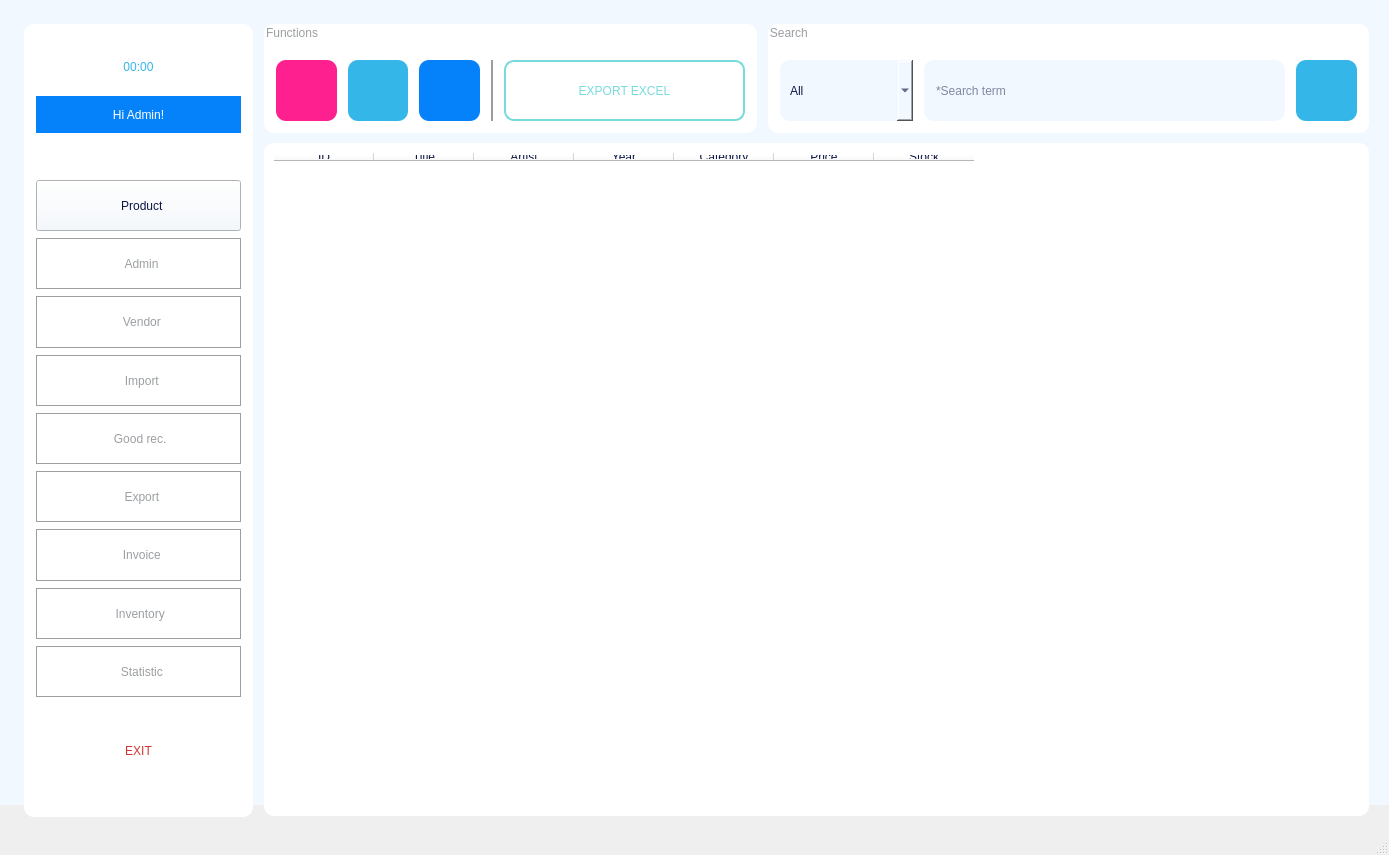
<?xml version="1.0" encoding="UTF-8"?>
<ui version="4.0">
 <class>MainWindowProduct</class>
 <widget class="QMainWindow" name="MainWindowProduct">
  <property name="geometry">
   <rect>
    <x>0</x>
    <y>0</y>
    <width>1389</width>
    <height>855</height>
   </rect>
  </property>
  <property name="maximumSize">
   <size>
    <width>1920</width>
    <height>1080</height>
   </size>
  </property>
  <property name="focusPolicy">
   <enum>Qt::NoFocus</enum>
  </property>
  <property name="windowTitle">
   <string>Product</string>
  </property>
  <property name="autoFillBackground">
   <bool>false</bool>
  </property>
  <property name="toolButtonStyle">
   <enum>Qt::ToolButtonTextUnderIcon</enum>
  </property>
  <property name="animated">
   <bool>false</bool>
  </property>
  <widget class="QWidget" name="centralwidget">
   <widget class="QLabel" name="label">
    <property name="geometry">
     <rect>
      <x>24</x>
      <y>24</y>
      <width>229</width>
      <height>793</height>
     </rect>
    </property>
    <property name="styleSheet">
     <string notr="true">border-radius: 10px;
background-color: rgb(255, 255, 255);</string>
    </property>
    <property name="text">
     <string/>
    </property>
   </widget>
   <widget class="QWidget" name="verticalLayoutWidget">
    <property name="geometry">
     <rect>
      <x>36</x>
      <y>180</y>
      <width>205</width>
      <height>517</height>
     </rect>
    </property>
    <layout class="QVBoxLayout" name="verticalLayout">
     <property name="spacing">
      <number>7</number>
     </property>
     <item>
      <widget class="QPushButton" name="pushButtonProduct">
       <property name="maximumSize">
        <size>
         <width>16777215</width>
         <height>60</height>
        </size>
       </property>
       <property name="toolTipDuration">
        <number>-1</number>
       </property>
       <property name="layoutDirection">
        <enum>Qt::LeftToRight</enum>
       </property>
       <property name="autoFillBackground">
        <bool>false</bool>
       </property>
       <property name="styleSheet">
        <string notr="true">font: 63 12pt &quot;Montserrat SemiBold&quot;;
color: rgb(14, 23, 67);
background-color: rgb(242, 248, 255)</string>
       </property>
       <property name="text">
        <string>  Product</string>
       </property>
       <property name="icon">
        <iconset>
         <normaloff>../../RESOURCE/ICON/album.png</normaloff>../../RESOURCE/ICON/album.png</iconset>
       </property>
       <property name="iconSize">
        <size>
         <width>32</width>
         <height>32</height>
        </size>
       </property>
      </widget>
     </item>
     <item>
      <widget class="QPushButton" name="pushButtonAdmin">
       <property name="maximumSize">
        <size>
         <width>16777215</width>
         <height>60</height>
        </size>
       </property>
       <property name="toolTipDuration">
        <number>-1</number>
       </property>
       <property name="layoutDirection">
        <enum>Qt::LeftToRight</enum>
       </property>
       <property name="autoFillBackground">
        <bool>false</bool>
       </property>
       <property name="styleSheet">
        <string notr="true">font: 63 12pt &quot;Montserrat SemiBold&quot;;
background-color: rgb(255, 255, 255);
border: 1px solid #9b9fa2;
color: rgb(155, 159, 162);</string>
       </property>
       <property name="text">
        <string>  Admin</string>
       </property>
       <property name="icon">
        <iconset>
         <normaloff>../../RESOURCE/ICON/adm2.png</normaloff>../../RESOURCE/ICON/adm2.png</iconset>
       </property>
       <property name="iconSize">
        <size>
         <width>35</width>
         <height>35</height>
        </size>
       </property>
      </widget>
     </item>
     <item>
      <widget class="QPushButton" name="pushButtonVendor">
       <property name="maximumSize">
        <size>
         <width>16777215</width>
         <height>60</height>
        </size>
       </property>
       <property name="toolTipDuration">
        <number>-1</number>
       </property>
       <property name="layoutDirection">
        <enum>Qt::LeftToRight</enum>
       </property>
       <property name="autoFillBackground">
        <bool>false</bool>
       </property>
       <property name="styleSheet">
        <string notr="true">font: 63 12pt &quot;Montserrat SemiBold&quot;;
background-color: rgb(255, 255, 255);
border: 1px solid #9b9fa2;
color: rgb(155, 159, 162);</string>
       </property>
       <property name="text">
        <string>  Vendor</string>
       </property>
       <property name="icon">
        <iconset>
         <normaloff>../../RESOURCE/ICON/vendor1.png</normaloff>../../RESOURCE/ICON/vendor1.png</iconset>
       </property>
       <property name="iconSize">
        <size>
         <width>32</width>
         <height>32</height>
        </size>
       </property>
      </widget>
     </item>
     <item>
      <widget class="QPushButton" name="pushButtonImport">
       <property name="maximumSize">
        <size>
         <width>16777215</width>
         <height>60</height>
        </size>
       </property>
       <property name="contextMenuPolicy">
        <enum>Qt::DefaultContextMenu</enum>
       </property>
       <property name="toolTipDuration">
        <number>0</number>
       </property>
       <property name="layoutDirection">
        <enum>Qt::LeftToRight</enum>
       </property>
       <property name="autoFillBackground">
        <bool>false</bool>
       </property>
       <property name="styleSheet">
        <string notr="true">font: 63 12pt &quot;Montserrat SemiBold&quot;;
background-color: rgb(255, 255, 255);
border: 1px solid #9b9fa2;
color: rgb(155, 159, 162);</string>
       </property>
       <property name="text">
        <string>  Import</string>
       </property>
       <property name="icon">
        <iconset>
         <normaloff>../../RESOURCE/ICON/import.png</normaloff>../../RESOURCE/ICON/import.png</iconset>
       </property>
       <property name="iconSize">
        <size>
         <width>30</width>
         <height>30</height>
        </size>
       </property>
      </widget>
     </item>
     <item>
      <widget class="QPushButton" name="pushButtonReceipt">
       <property name="maximumSize">
        <size>
         <width>16777215</width>
         <height>60</height>
        </size>
       </property>
       <property name="contextMenuPolicy">
        <enum>Qt::DefaultContextMenu</enum>
       </property>
       <property name="toolTipDuration">
        <number>0</number>
       </property>
       <property name="layoutDirection">
        <enum>Qt::LeftToRight</enum>
       </property>
       <property name="autoFillBackground">
        <bool>false</bool>
       </property>
       <property name="styleSheet">
        <string notr="true">font: 63 12pt &quot;Montserrat SemiBold&quot;;
background-color: rgb(255, 255, 255);
border: 1px solid #9b9fa2;
color: rgb(155, 159, 162);</string>
       </property>
       <property name="text">
        <string> Good rec.</string>
       </property>
       <property name="icon">
        <iconset>
         <normaloff>../../RESOURCE/ICON/doc.png</normaloff>../../RESOURCE/ICON/doc.png</iconset>
       </property>
       <property name="iconSize">
        <size>
         <width>35</width>
         <height>35</height>
        </size>
       </property>
      </widget>
     </item>
     <item>
      <widget class="QPushButton" name="pushButtonExport">
       <property name="maximumSize">
        <size>
         <width>16777215</width>
         <height>60</height>
        </size>
       </property>
       <property name="contextMenuPolicy">
        <enum>Qt::DefaultContextMenu</enum>
       </property>
       <property name="toolTipDuration">
        <number>0</number>
       </property>
       <property name="layoutDirection">
        <enum>Qt::LeftToRight</enum>
       </property>
       <property name="autoFillBackground">
        <bool>false</bool>
       </property>
       <property name="styleSheet">
        <string notr="true">font: 63 12pt &quot;Montserrat SemiBold&quot;;
background-color: rgb(255, 255, 255);
border: 1px solid #9b9fa2;
color: rgb(155, 159, 162);</string>
       </property>
       <property name="text">
        <string>  Export</string>
       </property>
       <property name="icon">
        <iconset>
         <normaloff>../../RESOURCE/ICON/export.png</normaloff>../../RESOURCE/ICON/export.png</iconset>
       </property>
       <property name="iconSize">
        <size>
         <width>30</width>
         <height>30</height>
        </size>
       </property>
      </widget>
     </item>
     <item>
      <widget class="QPushButton" name="pushButtonInvoice">
       <property name="maximumSize">
        <size>
         <width>16777215</width>
         <height>60</height>
        </size>
       </property>
       <property name="contextMenuPolicy">
        <enum>Qt::DefaultContextMenu</enum>
       </property>
       <property name="toolTipDuration">
        <number>0</number>
       </property>
       <property name="layoutDirection">
        <enum>Qt::LeftToRight</enum>
       </property>
       <property name="autoFillBackground">
        <bool>false</bool>
       </property>
       <property name="styleSheet">
        <string notr="true">font: 63 12pt &quot;Montserrat SemiBold&quot;;
background-color: rgb(255, 255, 255);
border: 1px solid #9b9fa2;
color: rgb(155, 159, 162);</string>
       </property>
       <property name="text">
        <string>  Invoice</string>
       </property>
       <property name="icon">
        <iconset>
         <normaloff>../../RESOURCE/ICON/doc.png</normaloff>../../RESOURCE/ICON/doc.png</iconset>
       </property>
       <property name="iconSize">
        <size>
         <width>35</width>
         <height>35</height>
        </size>
       </property>
      </widget>
     </item>
     <item>
      <widget class="QPushButton" name="pushButtonInventory">
       <property name="maximumSize">
        <size>
         <width>16777215</width>
         <height>60</height>
        </size>
       </property>
       <property name="contextMenuPolicy">
        <enum>Qt::DefaultContextMenu</enum>
       </property>
       <property name="toolTipDuration">
        <number>0</number>
       </property>
       <property name="layoutDirection">
        <enum>Qt::LeftToRight</enum>
       </property>
       <property name="autoFillBackground">
        <bool>false</bool>
       </property>
       <property name="styleSheet">
        <string notr="true">font: 63 12pt &quot;Montserrat SemiBold&quot;;
background-color: rgb(255, 255, 255);
border: 1px solid #9b9fa2;
color: rgb(155, 159, 162);</string>
       </property>
       <property name="text">
        <string> Inventory</string>
       </property>
       <property name="icon">
        <iconset>
         <normaloff>../../RESOURCE/ICON/inventory.png</normaloff>../../RESOURCE/ICON/inventory.png</iconset>
       </property>
       <property name="iconSize">
        <size>
         <width>30</width>
         <height>30</height>
        </size>
       </property>
      </widget>
     </item>
     <item>
      <widget class="QPushButton" name="pushButtonStatistic">
       <property name="maximumSize">
        <size>
         <width>16777215</width>
         <height>60</height>
        </size>
       </property>
       <property name="contextMenuPolicy">
        <enum>Qt::DefaultContextMenu</enum>
       </property>
       <property name="toolTipDuration">
        <number>0</number>
       </property>
       <property name="layoutDirection">
        <enum>Qt::LeftToRight</enum>
       </property>
       <property name="autoFillBackground">
        <bool>false</bool>
       </property>
       <property name="styleSheet">
        <string notr="true">font: 63 12pt &quot;Montserrat SemiBold&quot;;
background-color: rgb(255, 255, 255);
border: 1px solid #9b9fa2;
color: rgb(155, 159, 162);</string>
       </property>
       <property name="text">
        <string>  Statistic</string>
       </property>
       <property name="icon">
        <iconset>
         <normaloff>../../RESOURCE/ICON/statis.png</normaloff>../../RESOURCE/ICON/statis.png</iconset>
       </property>
       <property name="iconSize">
        <size>
         <width>32</width>
         <height>32</height>
        </size>
       </property>
      </widget>
     </item>
    </layout>
   </widget>
   <widget class="QGroupBox" name="groupBox">
    <property name="geometry">
     <rect>
      <x>264</x>
      <y>24</y>
      <width>493</width>
      <height>109</height>
     </rect>
    </property>
    <property name="styleSheet">
     <string notr="true">padding: 5px;
border-radius: 10px;
color: rgb(155, 159, 162);
background-color: rgb(255, 255, 255);
font: 25 10pt &quot;Montserrat Light&quot;;</string>
    </property>
    <property name="title">
     <string>Functions</string>
    </property>
    <widget class="QWidget" name="horizontalLayoutWidget">
     <property name="geometry">
      <rect>
       <x>12</x>
       <y>36</y>
       <width>217</width>
       <height>61</height>
      </rect>
     </property>
     <layout class="QHBoxLayout" name="horizontalLayout">
      <property name="spacing">
       <number>11</number>
      </property>
      <item>
       <widget class="QPushButton" name="pushButtonNew">
        <property name="maximumSize">
         <size>
          <width>100</width>
          <height>100</height>
         </size>
        </property>
        <property name="toolTip">
         <string>&lt;html&gt;&lt;head/&gt;&lt;body&gt;&lt;p&gt;&lt;span style=&quot; font-size:12pt; color:#ff2090;&quot;&gt;New&lt;/span&gt;&lt;/p&gt;&lt;/body&gt;&lt;/html&gt;</string>
        </property>
        <property name="toolTipDuration">
         <number>-1</number>
        </property>
        <property name="styleSheet">
         <string notr="true">QPushButton {
    background-color: #FF2090; /* Màu nền mặc định */

    border-radius: 10px; 
    padding: 5px;

}

QPushButton:hover {
    background-color: #FFA2D1; /* Màu khi di chuột */  
}

QPushButton:pressed {
    background-color: #FF2090; /* Màu khi nhấn */
}

QPushButton:focus {
    border: 5px solid #FFA2D1; /* Viền khi nút được focus */ 
}
</string>
        </property>
        <property name="text">
         <string/>
        </property>
        <property name="icon">
         <iconset>
          <normaloff>../../RESOURCE/ICON/new.png</normaloff>../../RESOURCE/ICON/new.png</iconset>
        </property>
        <property name="iconSize">
         <size>
          <width>32</width>
          <height>32</height>
         </size>
        </property>
       </widget>
      </item>
      <item>
       <widget class="QPushButton" name="pushButtonEdit">
        <property name="maximumSize">
         <size>
          <width>100</width>
          <height>100</height>
         </size>
        </property>
        <property name="toolTip">
         <string>&lt;html&gt;&lt;head/&gt;&lt;body&gt;&lt;p&gt;&lt;span style=&quot; font-size:12pt; color:#35b6e8;&quot;&gt;Edit&lt;/span&gt;&lt;/p&gt;&lt;/body&gt;&lt;/html&gt;</string>
        </property>
        <property name="styleSheet">
         <string notr="true">QPushButton {
    background-color: #35B6E8; /* Màu nền mặc định */

    border-radius: 10px; 
    padding: 5px;

}

QPushButton:hover {
    background-color: #A3E3FC; /* Màu khi di chuột */  

}

QPushButton:pressed {
    background-color: #35B6E8; /* Màu khi nhấn */
}

QPushButton:focus {
    border: 5px solid #A3E3FC; /* Viền khi nút được focus */ 
}
</string>
        </property>
        <property name="text">
         <string/>
        </property>
        <property name="icon">
         <iconset>
          <normaloff>../../RESOURCE/ICON/edit.png</normaloff>../../RESOURCE/ICON/edit.png</iconset>
        </property>
        <property name="iconSize">
         <size>
          <width>32</width>
          <height>32</height>
         </size>
        </property>
       </widget>
      </item>
      <item>
       <widget class="QPushButton" name="pushButtonDelete">
        <property name="maximumSize">
         <size>
          <width>100</width>
          <height>100</height>
         </size>
        </property>
        <property name="toolTip">
         <string>&lt;html&gt;&lt;head/&gt;&lt;body&gt;&lt;p&gt;&lt;span style=&quot; font-size:12pt; color:#0581f9;&quot;&gt;Delete&lt;/span&gt;&lt;/p&gt;&lt;/body&gt;&lt;/html&gt;</string>
        </property>
        <property name="styleSheet">
         <string notr="true">QPushButton {
    background-color: #0581F9; /* Màu nền mặc định */

    border-radius: 10px; 
    padding: 5px;

}

QPushButton:hover {
    background-color: #87C4FF; /* Màu khi di chuột */  

}

QPushButton:pressed {
    background-color: #0581F9; /* Màu khi nhấn */
}

QPushButton:focus {
    border: 5px solid #87C4FF; /* Viền khi nút được focus */ 
}
</string>
        </property>
        <property name="text">
         <string/>
        </property>
        <property name="icon">
         <iconset>
          <normaloff>../../RESOURCE/ICON/delete.png</normaloff>../../RESOURCE/ICON/delete.png</iconset>
        </property>
        <property name="iconSize">
         <size>
          <width>32</width>
          <height>32</height>
         </size>
        </property>
       </widget>
      </item>
      <item>
       <widget class="QLabel" name="label_3">
        <property name="maximumSize">
         <size>
          <width>2</width>
          <height>16777215</height>
         </size>
        </property>
        <property name="styleSheet">
         <string notr="true">background-color: rgb(155, 159, 162);</string>
        </property>
        <property name="text">
         <string/>
        </property>
       </widget>
      </item>
     </layout>
    </widget>
    <widget class="QPushButton" name="pushButtonExcel">
     <property name="geometry">
      <rect>
       <x>240</x>
       <y>36</y>
       <width>241</width>
       <height>61</height>
      </rect>
     </property>
     <property name="styleSheet">
      <string notr="true">QPushButton {
    background-color: #FFFFFF; /* Màu nền mặc định */
    border-radius: 10px; 
	border: 2px solid #79DADC;
    padding: 5px;
	color: #79DADC;
	font: 63 12pt &quot;Montserrat SemiBold&quot;;
}

QPushButton:hover {
    background-color: #79DADC; /* Màu khi di chuột */  
	color: #FFFFFF;
	border: 2px solid #FFFFFF;
}

QPushButton:pressed {
    background-color: #FFFFFF; /* Màu khi nhấn */
}

QPushButton:focus {
    background-color: #79DADC; /* Màu khi di chuột */  
	border:5px solid #B4EDEE;
	color: #FFFFFF;

}
</string>
     </property>
     <property name="text">
      <string>EXPORT EXCEL</string>
     </property>
     <property name="icon">
      <iconset>
       <normaloff>../../RESOURCE/ICON/exc.png</normaloff>../../RESOURCE/ICON/exc.png</iconset>
     </property>
     <property name="iconSize">
      <size>
       <width>70</width>
       <height>70</height>
      </size>
     </property>
    </widget>
   </widget>
   <widget class="QLabel" name="label_2">
    <property name="geometry">
     <rect>
      <x>0</x>
      <y>-12</y>
      <width>1393</width>
      <height>817</height>
     </rect>
    </property>
    <property name="styleSheet">
     <string notr="true">background-color: rgb(242, 248, 255);</string>
    </property>
    <property name="text">
     <string/>
    </property>
   </widget>
   <widget class="QGroupBox" name="groupBox_2">
    <property name="geometry">
     <rect>
      <x>768</x>
      <y>24</y>
      <width>601</width>
      <height>109</height>
     </rect>
    </property>
    <property name="styleSheet">
     <string notr="true">padding: 5px;
border-radius: 10px;
color: rgb(155, 159, 162);
background-color: rgb(255, 255, 255);
font: 25 10pt &quot;Montserrat Light&quot;;</string>
    </property>
    <property name="title">
     <string>Search </string>
    </property>
    <widget class="QLineEdit" name="lineEdit">
     <property name="geometry">
      <rect>
       <x>156</x>
       <y>36</y>
       <width>361</width>
       <height>61</height>
      </rect>
     </property>
     <property name="styleSheet">
      <string notr="true">background-color: rgb(242, 248, 255);
color: rgb(14, 23, 67);
font: 57 12pt &quot;Montserrat Medium&quot;;
padding: 10px;</string>
     </property>
     <property name="text">
      <string/>
     </property>
     <property name="placeholderText">
      <string>*Search term</string>
     </property>
    </widget>
    <widget class="QPushButton" name="pushButton">
     <property name="geometry">
      <rect>
       <x>528</x>
       <y>36</y>
       <width>61</width>
       <height>61</height>
      </rect>
     </property>
     <property name="maximumSize">
      <size>
       <width>100</width>
       <height>100</height>
      </size>
     </property>
     <property name="styleSheet">
      <string notr="true">QPushButton {
    background-color: #35B6E8; /* Màu nền mặc định */
    border-radius: 10px; 
    padding: 5px;

}

QPushButton:hover {
    background-color: #8EDAF8; /* Màu khi di chuột */  

}

QPushButton:pressed {
    background-color: #35B6E8; /* Màu khi nhấn */
}

QPushButton:focus {
    border: 5px solid #8EDAF8; /* Viền khi nút được focus */ 
}
</string>
     </property>
     <property name="text">
      <string/>
     </property>
     <property name="icon">
      <iconset>
       <normaloff>../../RESOURCE/ICON/search.png</normaloff>../../RESOURCE/ICON/search.png</iconset>
     </property>
     <property name="iconSize">
      <size>
       <width>25</width>
       <height>25</height>
      </size>
     </property>
    </widget>
    <widget class="QComboBox" name="comboBox">
     <property name="geometry">
      <rect>
       <x>12</x>
       <y>36</y>
       <width>133</width>
       <height>61</height>
      </rect>
     </property>
     <property name="styleSheet">
      <string notr="true">background-color: rgb(242, 248, 255);
color: rgb(14, 23, 67);
font: 57 12pt &quot;Montserrat Medium&quot;;
padding: 10px;</string>
     </property>
     <property name="editable">
      <bool>false</bool>
     </property>
     <property name="currentText">
      <string>All</string>
     </property>
     <property name="sizeAdjustPolicy">
      <enum>QComboBox::AdjustToContentsOnFirstShow</enum>
     </property>
     <item>
      <property name="text">
       <string>All</string>
      </property>
     </item>
     <item>
      <property name="text">
       <string>ID</string>
      </property>
     </item>
     <item>
      <property name="text">
       <string>Title</string>
      </property>
     </item>
     <item>
      <property name="text">
       <string>Artist</string>
      </property>
     </item>
     <item>
      <property name="text">
       <string>Year</string>
      </property>
     </item>
     <item>
      <property name="text">
       <string>Category</string>
      </property>
     </item>
    </widget>
   </widget>
   <widget class="QTableWidget" name="tableWidget">
    <property name="geometry">
     <rect>
      <x>264</x>
      <y>143</y>
      <width>1105</width>
      <height>673</height>
     </rect>
    </property>
    <property name="toolTip">
     <string/>
    </property>
    <property name="styleSheet">
     <string notr="true">padding: 5px;
border-radius: 10px;
color: rgb(14, 23, 67);
background-color: rgb(255, 255, 255);
font: 57 10pt &quot;Montserrat Medium&quot;;</string>
    </property>
    <column>
     <property name="text">
      <string>ID</string>
     </property>
    </column>
    <column>
     <property name="text">
      <string>Title</string>
     </property>
    </column>
    <column>
     <property name="text">
      <string>Artist</string>
     </property>
    </column>
    <column>
     <property name="text">
      <string>Year</string>
     </property>
    </column>
    <column>
     <property name="text">
      <string>Category</string>
     </property>
    </column>
    <column>
     <property name="text">
      <string>Price</string>
     </property>
    </column>
    <column>
     <property name="text">
      <string>Stock</string>
     </property>
    </column>
   </widget>
   <widget class="QLabel" name="label_4">
    <property name="geometry">
     <rect>
      <x>36</x>
      <y>36</y>
      <width>205</width>
      <height>61</height>
     </rect>
    </property>
    <property name="styleSheet">
     <string notr="true">color: rgb(53, 182, 232);
font: 87 30pt &quot;Montserrat Black&quot;;</string>
    </property>
    <property name="text">
     <string>00:00</string>
    </property>
    <property name="alignment">
     <set>Qt::AlignCenter</set>
    </property>
   </widget>
   <widget class="QLabel" name="label_5">
    <property name="geometry">
     <rect>
      <x>36</x>
      <y>96</y>
      <width>205</width>
      <height>37</height>
     </rect>
    </property>
    <property name="styleSheet">
     <string notr="true">color: rgb(255, 255, 255);
font: 63 15pt &quot;Montserrat SemiBold&quot;;
background-color: rgb(5, 129, 249);</string>
    </property>
    <property name="text">
     <string>Hi Admin!</string>
    </property>
    <property name="alignment">
     <set>Qt::AlignCenter</set>
    </property>
   </widget>
   <widget class="QPushButton" name="pushButton_2">
    <property name="geometry">
     <rect>
      <x>60</x>
      <y>720</y>
      <width>157</width>
      <height>61</height>
     </rect>
    </property>
    <property name="styleSheet">
     <string notr="true">QPushButton {
    background-color: #FFFFFF; /* Màu nền mặc định */
	color: #D23435;
	font: 8120 17pt &quot;Montserrat Bold&quot;;
    border-radius: 10px; 
    padding: 5px;

}

QPushButton:hover {
	border: 2px solid #D23435;
}

QPushButton:pressed {
    background-color: #D23435; /* Màu khi nhấn */
}

QPushButton:focus {
	border: 2px solid #D23435;
}
</string>
    </property>
    <property name="text">
     <string>EXIT</string>
    </property>
    <property name="icon">
     <iconset>
      <normaloff>../../RESOURCE/ICON/turnoff.png</normaloff>../../RESOURCE/ICON/turnoff.png</iconset>
    </property>
    <property name="iconSize">
     <size>
      <width>35</width>
      <height>35</height>
     </size>
    </property>
   </widget>
   <zorder>label_2</zorder>
   <zorder>label</zorder>
   <zorder>verticalLayoutWidget</zorder>
   <zorder>groupBox</zorder>
   <zorder>groupBox_2</zorder>
   <zorder>tableWidget</zorder>
   <zorder>label_4</zorder>
   <zorder>label_5</zorder>
   <zorder>pushButton_2</zorder>
  </widget>
  <widget class="QMenuBar" name="menubar">
   <property name="geometry">
    <rect>
     <x>0</x>
     <y>0</y>
     <width>1389</width>
     <height>26</height>
    </rect>
   </property>
  </widget>
  <widget class="QStatusBar" name="statusbar"/>
 </widget>
 <resources/>
 <connections/>
</ui>
